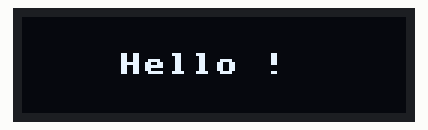
Simulated run of this program. Board: Raspberry Pi Pico running MicroPython. On the bench: 128×32 one-colour display. WiFi joins after 1.5 s; the clock reads 2024-03-15 10:24:30 at power-on unless the program sets it; what the program prints to the serial console is not drawn.

Above: at 0.1 s.
At 2.3 s:
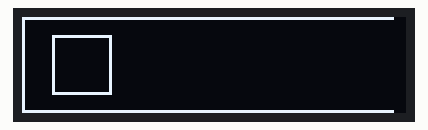
At 2.8 s:
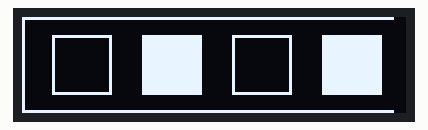
At 4.9 s:
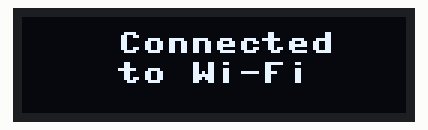
At 5.9 s:
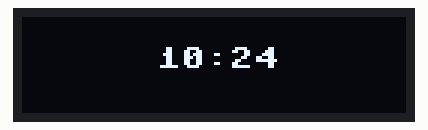
At 31.0 s:
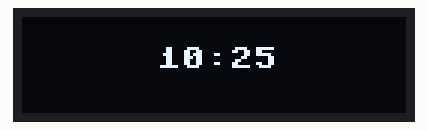

Measured:
- what the display in image 0 shows lasts 2.0 s, from 0.1 s to 2.1 s
- what the display in image 2 shows lasts 2.0 s, from 2.8 s to 4.8 s
- what the display in image 3 shows lasts 1.1 s, from 4.8 s to 5.9 s
- what the display in image 4 shows lasts 25.0 s, from 5.9 s to 30.9 s

The program:

OLEDTime.py
```python
# import network
# import urequests
# import usocket
from machine import Pin, SPI
import usocket as socket
import utime, time, framebuf, network, urequests, struct

# Screen setup
DC = 8
RST = 12
MOSI = 11
SCK = 10
CS = 9

NTP_DELTA = 2208988800  # NTP time starts from 1st Jan 1900, Unix time starts from 1st Jan 1970
NTP_HOST = "pool.ntp.org"
NTP_PORT = 123

# Define the timezone offset in hours (e.g., for UTC+2, set TZ_OFFSET to 2; for UTC-5, set TZ_OFFSET to -5)
TZ_OFFSET = 1

class OLED_2inch23(framebuf.FrameBuffer):
    def __init__(self):
        self.width = 128
        self.height = 32

        self.cs = Pin(CS, Pin.OUT)
        self.rst = Pin(RST, Pin.OUT)

        self.cs(1)
        self.spi = SPI(1)
        self.spi = SPI(1, 1000_000)
        self.spi = SPI(1, 10000_000, polarity=0, phase=0, sck=Pin(SCK), mosi=Pin(MOSI), miso=None)
        self.dc = Pin(DC, Pin.OUT)
        self.dc(1)
        self.buffer = bytearray(self.height * self.width // 8)
        super().__init__(self.buffer, self.width, self.height, framebuf.MONO_VLSB)
        self.init_display()

        self.white = 0xffff
        self.black = 0x0000

    def write_cmd(self, cmd):
        self.cs(1)
        self.dc(0)
        self.cs(0)
        self.spi.write(bytearray([cmd]))
        self.cs(1)

    def write_data(self, buf):
        self.cs(1)
        self.dc(1)
        self.cs(0)
        self.spi.write(bytearray([buf]))
        self.cs(1)

    def init_display(self):
        """Initialize display"""
        self.rst(1)
        time.sleep(0.001)
        self.rst(0)
        time.sleep(0.01)
        self.rst(1)

        self.write_cmd(0xAE)  # turn off OLED display

        self.write_cmd(0x04)  # turn off OLED display

        self.write_cmd(0x10)  # turn off OLED display

        self.write_cmd(0x40)  # set lower column address
        self.write_cmd(0x81)  # set higher column address
        self.write_cmd(0x80)  # --set start line address  Set Mapping RAM Display Start Line (0x00~0x3F, SSD1305_CMD)
        self.write_cmd(0xA1)  # --set contrast control register
        self.write_cmd(0xA6)  # Set SEG Output Current Brightness
        self.write_cmd(0xA8)  # --Set SEG/Column Mapping
        self.write_cmd(0x1F)  # Set COM/Row Scan Direction
        self.write_cmd(0xC8)  # --set normal display
        self.write_cmd(0xD3)  # --set multiplex ratio(1 to 64)
        self.write_cmd(0x00)  # --1/64 duty
        self.write_cmd(0xD5)  # -set display offset Shift Mapping RAM Counter (0x00~0x3F)
        self.write_cmd(0xF0)  # -not offset
        self.write_cmd(0xD8)  # --set display clock divide ratio/oscillator frequency
        self.write_cmd(0x05)  # --set divide ratio, Set Clock as 100 Frames/Sec
        self.write_cmd(0xD9)  # --set pre-charge period
        self.write_cmd(0xC2)  # Set Pre-Charge as 15 Clocks & Discharge as 1 Clock
        self.write_cmd(0xDA)  # --set com pins hardware configuration
        self.write_cmd(0x12)
        self.write_cmd(0xDB)  # set vcomh
        self.write_cmd(0x08)  # Set VCOM Deselect Level
        self.write_cmd(0xAF)  # -Set Page Addressing Mode (0x00/0x01/0x02)

    def show(self):
        for page in range(0, 4):
            self.write_cmd(0xb0 + page)
            self.write_cmd(0x04)
            self.write_cmd(0x10)
            self.dc(1)
            for num in range(0, 128):
                self.write_data(self.buffer[page * 128 + num])

if __name__ == '__main__':
    OLED = OLED_2inch23()
    OLED.fill(0x0000)
    OLED.text("Hello !", 32, 12, OLED.white)
    OLED.show()
    time.sleep(2)
    OLED.fill(0x0000)
    OLED.show()
    OLED.rect(0, 0, 128, 32, OLED.white)
    OLED.rect(10, 6, 20, 20, OLED.white)
    time.sleep(0.1)
    OLED.show()
    OLED.fill_rect(40, 6, 20, 20, OLED.white)
    time.sleep(0.1)
    OLED.show()
    OLED.rect(70, 6, 20, 20, OLED.white)
    time.sleep(0.1)
    OLED.show()
    OLED.fill_rect(100, 6, 20, 20, OLED.white)
    time.sleep(0.1)
    OLED.show()
    time.sleep(0.5)

# Define your Wi-Fi credentials
wifi_ssid = "Johto"
wifi_password = "saNhf2m@BDLD"

# Connect to Wi-Fi
wifi = network.WLAN(network.STA_IF)
wifi.active(True)
wifi.connect(wifi_ssid, wifi_password)

# Wait for the Wi-Fi connection to establish
while not wifi.isconnected():
    pass

print("Connected to Wi-Fi")
# Print network information
OLED.fill(0)
OLED.text("Connected", 32, 5)
OLED.text("to Wi-Fi", 32, 15)
OLED.show()
time.sleep(1)
OLED.fill(0)

def get_ntp_time():
    addr = socket.getaddrinfo(NTP_HOST, NTP_PORT)[0][-1]
    s = socket.socket(socket.AF_INET, socket.SOCK_DGRAM)
    s.settimeout(1)

    # NTP request packet
    msg = b'\x1b' + 47 * b'\0'
    s.sendto(msg, addr)

    try:
        msg, _ = s.recvfrom(48)
    except OSError as e:
        print("Failed to receive NTP response:", e)
        return None
    finally:
        s.close()

    val = struct.unpack("!I", msg[40:44])[0]
    return val - NTP_DELTA

def adjust_timezone(epoch_time, offset):
    return epoch_time + offset * 3600

def display_time_on_OLED(OLED, formatted_time):
    OLED.fill(0)
    OLED.text(formatted_time, 45, 10)
    OLED.show()

def main():
    # Fetch and set the time once at boot
    t = get_ntp_time()
    if t is not None:
        t = adjust_timezone(t, TZ_OFFSET)
        tm = time.localtime(t)
        time.mktime(tm)  # Set the internal clock

    last_displayed_time = ""

    while True:
        # Update time based on the internal clock
        current_time = time.localtime()
        formatted_time = "{:02}:{:02}".format(current_time[3], current_time[4])

        if formatted_time != last_displayed_time:
            print("Current time:", formatted_time)
            display_time_on_OLED(OLED, formatted_time)
            last_displayed_time = formatted_time

        # Update time every 1 second
        time.sleep(1)

if __name__ == "__main__":
    main()
```
